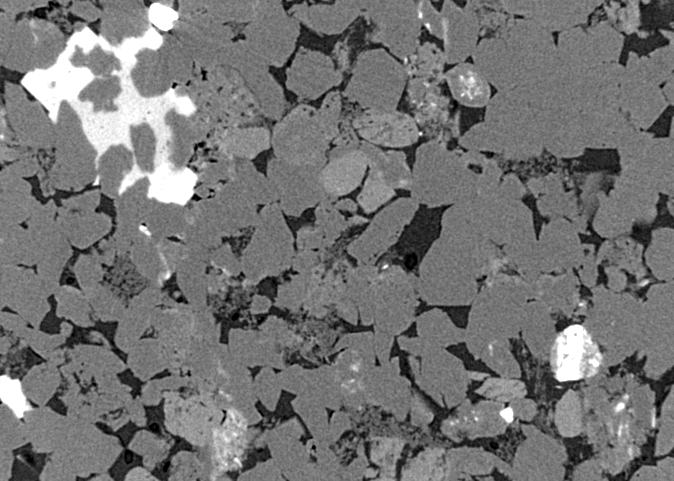
#> input picture images/sandstone.tif, 674 x 481 px
$ python tutorial41_image_filters_using_fourier_transform_DFT.py
#> lines starting #> are read from the running program, lines starting #| are printed output that depends on the picture
#Video Playlist: https://www.youtube.com/playlist?list=PLHae9ggVvqPgyRQQOtENr6hK0m1UquGaG

import cv2
from matplotlib import pyplot as plt
import numpy as np


img = cv2.imread('images/sandstone.tif', 0) # load an image
#> img is the input picture: shape (481, 674); min 0, max 255, mean 115.4

#Output is a 2D complex array. 1st channel real and 2nd imaginary
#For fft in opencv input image needs to be converted to float32
dft = cv2.dft(np.float32(img), flags=cv2.DFT_COMPLEX_OUTPUT)

#Rearranges a Fourier transform X by shifting the zero-frequency
#component to the center of the array.
#Otherwise it starts at the tope left corenr of the image (array)
dft_shift = np.fft.fftshift(dft)

##Magnitude of the function is 20.log(abs(f))
#For values that are 0 we may end up with indeterminate values for log.
#So we can add 1 to the array to avoid seeing a warning.
magnitude_spectrum = 20 * np.log(cv2.magnitude(dft_shift[:, :, 0], dft_shift[:, :, 1]))
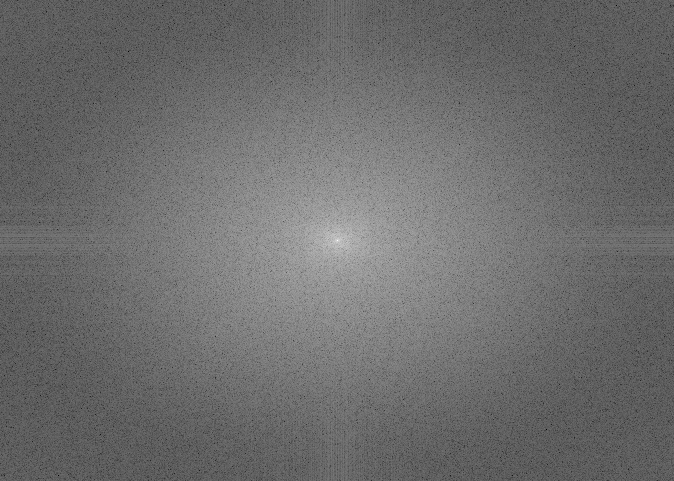
#> magnitude_spectrum: shape (481, 674) float32; min 8.83, max 348.8, mean 154; drawn with min black and max white


# Circular HPF mask, center circle is 0, remaining all ones
#Can be used for edge detection because low frequencies at center are blocked
#and only high frequencies are allowed. Edges are high frequency components.
#Amplifies noise.

rows, cols = img.shape
#> rows = 481; cols = 674
crow, ccol = int(rows / 2), int(cols / 2)
#> crow = 240; ccol = 337

mask = np.ones((rows, cols, 2), np.uint8)
r = 80
center = [crow, ccol]
#> center = [240, 337]
x, y = np.ogrid[:rows, :cols]
#> x = 481 values from 0 to 480
mask_area = (x - center[0]) ** 2 + (y - center[1]) ** 2 <= r*r
mask[mask_area] = 0


# Circular LPF mask, center circle is 1, remaining all zeros
# Only allows low frequency components - smooth regions
#Can smooth out noise but blurs edges.
#
"""
rows, cols = img.shape
crow, ccol = int(rows / 2), int(cols / 2)

mask = np.zeros((rows, cols, 2), np.uint8)
r = 100
center = [crow, ccol]
x, y = np.ogrid[:rows, :cols]
mask_area = (x - center[0]) ** 2 + (y - center[1]) ** 2 <= r*r
mask[mask_area] = 1

# Band Pass Filter - Concentric circle mask, only the points living in concentric circle are ones
rows, cols = img.shape
crow, ccol = int(rows / 2), int(cols / 2)

mask = np.zeros((rows, cols, 2), np.uint8)
r_out = 80
r_in = 10
center = [crow, ccol]
x, y = np.ogrid[:rows, :cols]
mask_area = np.logical_and(((x - center[0]) ** 2 + (y - center[1]) ** 2 >= r_in ** 2),
                           ((x - center[0]) ** 2 + (y - center[1]) ** 2 <= r_out ** 2))
mask[mask_area] = 1
"""


# apply mask and inverse DFT: Multiply fourier transformed image (values)
#with the mask values.
fshift = dft_shift * mask

#Get the magnitude spectrum (only for plotting purposes)
fshift_mask_mag = 20 * np.log(cv2.magnitude(fshift[:, :, 0], fshift[:, :, 1]))
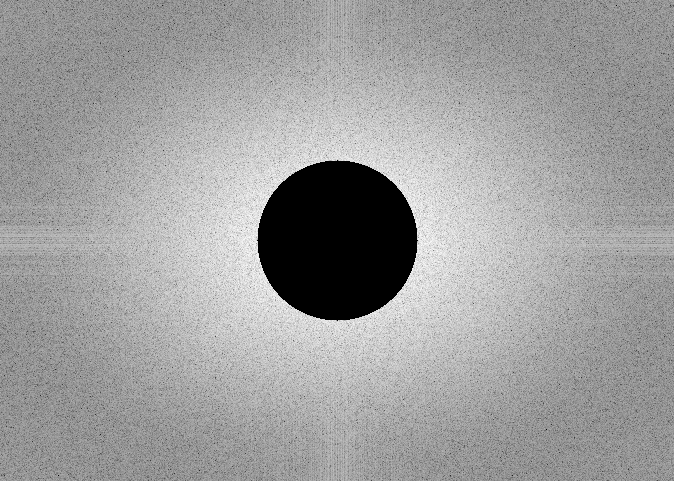
#> fshift_mask_mag: shape (481, 674) float32; 6.19% of the values are NaN or infinite; the others: min 8.83, max 223.2, mean 150.3; drawn with min black, max white, NaN and infinite black

#Inverse shift to shift origin back to top left.
f_ishift = np.fft.ifftshift(fshift)

#Inverse DFT to convert back to image domain from the frequency domain.
#Will be complex numbers
img_back = cv2.idft(f_ishift)

#Magnitude spectrum of the image domain
img_back = cv2.magnitude(img_back[:, :, 0], img_back[:, :, 1])
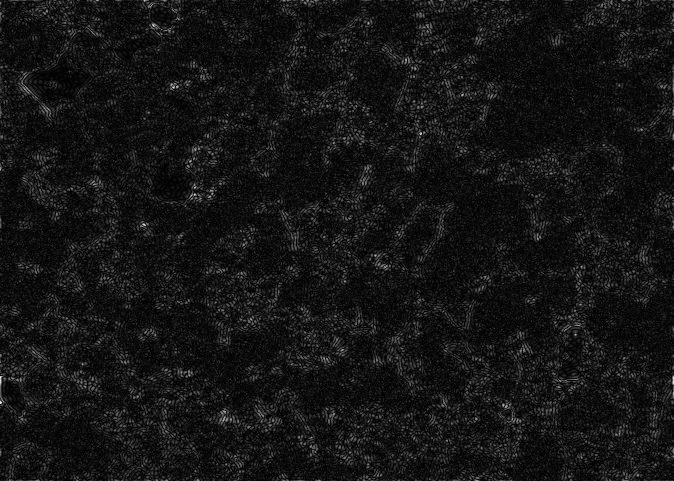
#> img_back: shape (481, 674) float32; min 14.63, max 33489296, mean 2656093.8; drawn with min black and max white


fig = plt.figure(figsize=(12, 12))
ax1 = fig.add_subplot(2,2,1)
ax1.imshow(img, cmap='gray')
ax1.title.set_text('Input Image')
ax2 = fig.add_subplot(2,2,2)
ax2.imshow(magnitude_spectrum, cmap='gray')
ax2.title.set_text('FFT of image')
ax3 = fig.add_subplot(2,2,3)
ax3.imshow(fshift_mask_mag, cmap='gray')
ax3.title.set_text('FFT + Mask')
ax4 = fig.add_subplot(2,2,4)
ax4.imshow(img_back, cmap='gray')
ax4.title.set_text('After inverse FFT')
plt.show()
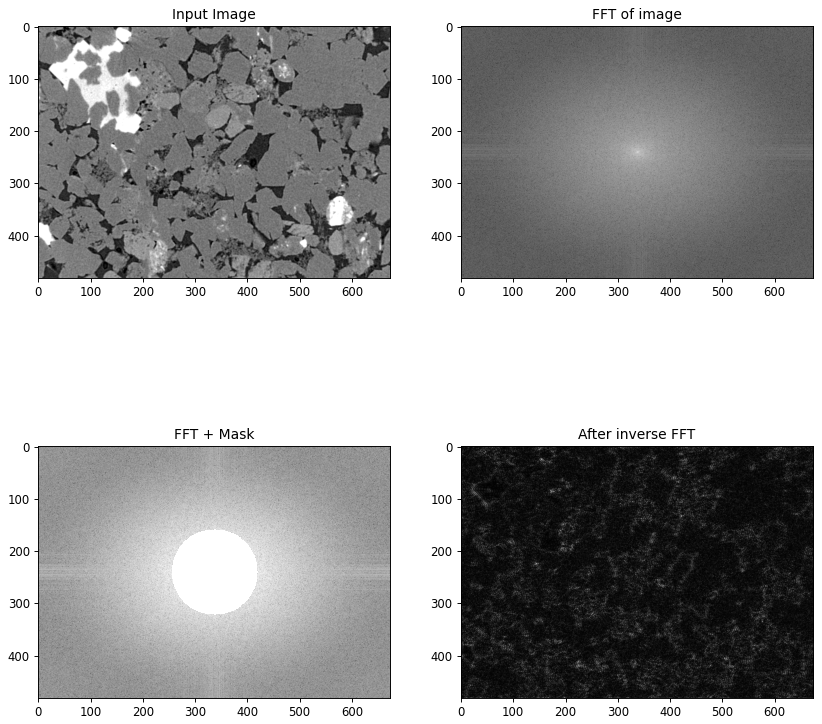
#> figure drawn by matplotlib, 4 panels
